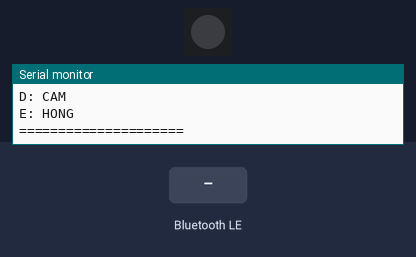
The sketch below on a simulated ESP32-S3. On the bench: 1 RGB LEDs in strip order, left to right, the last lines printed to the serial monitor. The inputs (shaded band) are chosen by the test bench. Dim RGB values are drawn brighter than linear; nothing arrives over Bluetooth unless stated; a phone connects over Bluetooth LE 3 s after start.

Above: at 1.2 s.
1.3 s: Bluetooth LE write "A" received
At 2.4 s:
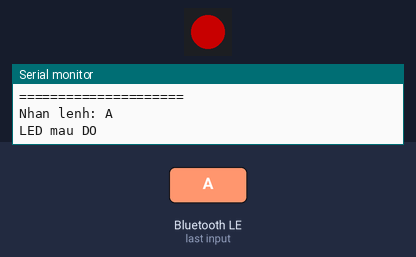
2.8 s: Bluetooth LE write "B" received
At 3.5 s:
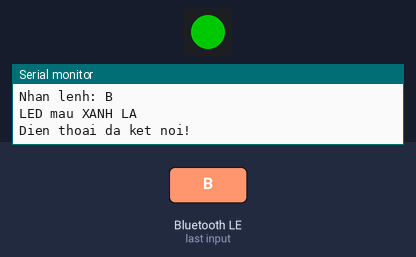
4.3 s: Bluetooth LE write "C" received
At 4.7 s:
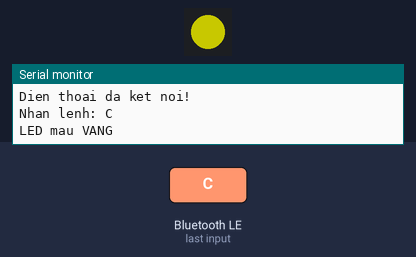
5.8 s: Bluetooth LE write "D" received
At 7.0 s:
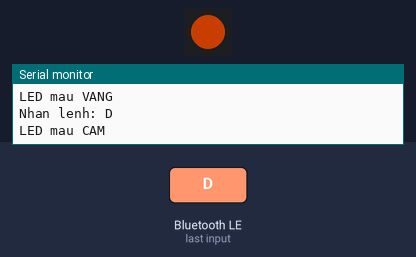
7.3 s: Bluetooth LE write "E" received
At 8.2 s:
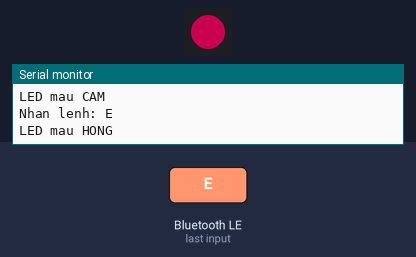
Timing chart, 0 to 9.8 s (numbered marks = the images above; inputs shaded):
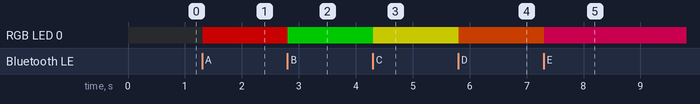

Measured:
- after the input at 1.3 s, RGB LED 0: off → RGB(100, 0, 0) at once
- after the input at 2.8 s, RGB LED 0: RGB(100, 0, 0) → RGB(0, 100, 0) at once
- after the input at 4.3 s, RGB LED 0: RGB(0, 100, 0) → RGB(100, 100, 0) at once
- after the input at 5.8 s, RGB LED 0: RGB(100, 100, 0) → RGB(100, 31, 0) at once
- after the input at 7.3 s, RGB LED 0: RGB(100, 31, 0) → RGB(100, 0, 39) at once

The sketch:

BTH_BLE_nRF.ino
```cpp
#include <BLEDevice.h>
#include <BLEServer.h>
#include <BLEUtils.h>
#include <BLEAdvertising.h>
#include <Adafruit_NeoPixel.h>

// LED RGB tich hop tren ESP32-S3
#define LED_PIN 48
#define NUM_LEDS 1

Adafruit_NeoPixel led(
  NUM_LEDS,
  LED_PIN,
  NEO_GRB + NEO_KHZ800
);

// Ten Bluetooth hien tren dien thoai
#define BLE_NAME "LINH_BLE"

// UUID cua Service va Characteristic
#define SERVICE_UUID "12345678-1234-1234-1234-1234567890ab"
#define CHAR_UUID    "12345678-1234-1234-1234-1234567890ac"

// Xu ly lenh dieu khien LED RGB
class MyCallbacks : public BLECharacteristicCallbacks {

  void onWrite(BLECharacteristic *pCharacteristic) override {

    auto value = pCharacteristic->getValue();

    // Khong xu ly neu khong co du lieu
    if (value.length() == 0) return;

    // Lay ky tu lenh dau tien
    char lenh = value[0];

    Serial.print("Nhan lenh: ");
    Serial.println(lenh);

    // A: Mau do
    if (lenh == 'A' || lenh == 'a') {
      led.setPixelColor(0, led.Color(255, 0, 0));
      Serial.println("LED mau DO");
    }

    // B: Mau xanh la
    else if (lenh == 'B' || lenh == 'b') {
      led.setPixelColor(0, led.Color(0, 255, 0));
      Serial.println("LED mau XANH LA");
    }

    // C: Mau vang
    else if (lenh == 'C' || lenh == 'c') {
      led.setPixelColor(0, led.Color(255, 255, 0));
      Serial.println("LED mau VANG");
    }

    // D: Mau cam
    else if (lenh == 'D' || lenh == 'd') {
      led.setPixelColor(0, led.Color(255, 80, 0));
      Serial.println("LED mau CAM");
    }

    // E: Mau hong
    else if (lenh == 'E' || lenh == 'e') {
      led.setPixelColor(0, led.Color(255, 0, 100));
      Serial.println("LED mau HONG");
    }

    // Hien thi mau LED
    led.show();
  }
};

// Xu ly ket noi Bluetooth
class ServerCallbacks : public BLEServerCallbacks {

  void onConnect(BLEServer *pServer) override {
    Serial.println("Dien thoai da ket noi!");
  }

  void onDisconnect(BLEServer *pServer) override {
    Serial.println("Da ngat ket noi!");

    // Phat lai Bluetooth de dien thoai ket noi lai
    BLEDevice::startAdvertising();
  }
};

void setup() {

  // Khoi dong Serial Monitor
  Serial.begin(115200);

  // Khoi tao LED RGB
  led.begin();
  led.clear();
  led.setBrightness(100);
  led.show();

  // Khoi tao Bluetooth BLE
  BLEDevice::init(BLE_NAME);

  // Tao Bluetooth Server
  BLEServer *server = BLEDevice::createServer();
  server->setCallbacks(new ServerCallbacks());

  // Tao Service
  BLEService *service =
    server->createService(SERVICE_UUID);

  // Tao Characteristic nhan lenh tu dien thoai
  BLECharacteristic *characteristic =
    service->createCharacteristic(
      CHAR_UUID,
      BLECharacteristic::PROPERTY_WRITE |
      BLECharacteristic::PROPERTY_WRITE_NR
    );

  // Gan ham xu ly lenh
  characteristic->setCallbacks(new MyCallbacks());

  // Bat dau Service
  service->start();

  // Cau hinh phat ten Bluetooth
  BLEAdvertising *advertising =
    BLEDevice::getAdvertising();

  BLEAdvertisementData advData;
  advData.setFlags(0x06);
  advData.setName(BLE_NAME);

  advertising->setAdvertisementData(advData);
  advertising->start();

  Serial.println("=====================");
  Serial.println("BLUETOOTH BLE DA PHAT SONG");
  Serial.println("TEN: LINH_BLE");
  Serial.println("MO NRF CONNECT DE QUET");
  Serial.println("A: DO");
  Serial.println("B: XANH LA");
  Serial.println("C: VANG");
  Serial.println("D: CAM");
  Serial.println("E: HONG");
  Serial.println("=====================");
}

void loop() {
  delay(100);
}
```
